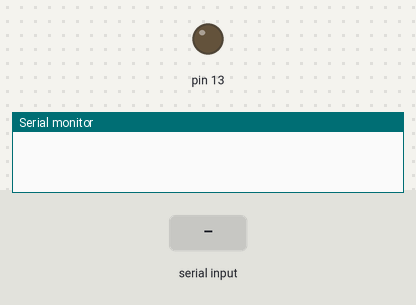
Recording of a sketch running on a simulated Teensy 4. On the bench: output pins drawn as LEDs (lit = HIGH), the last lines printed to the serial monitor. Inputs (shaded band) come from the test bench.

Above: at 1.4 s.
1.5 s: "1" received over the second serial link
At 1.9 s:
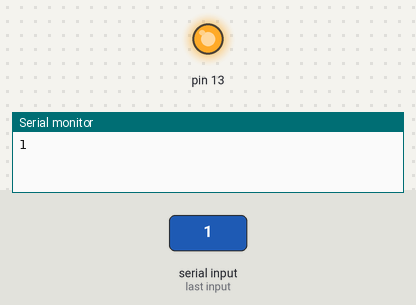
Timing chart, 0 to 4.5 s (numbered marks = the images above; inputs shaded):
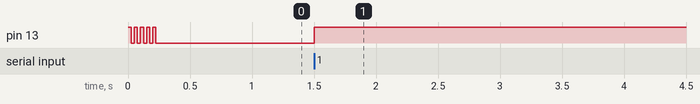

Measured:
- after the input at 1.5 s, pin 13: LOW → HIGH at once

The sketch:

teensy.ino
```cpp
#define COM Serial2
#define HOST Serial

void setup(){
  pinMode(13, OUTPUT);

  int i = 0;
  while(i < 5){
    digitalWrite(13, HIGH);
    delay(25);
    digitalWrite(13, LOW);
    delay(25);

    i++;
  }

  HOST.begin(9600);
  COM.begin(9600);
  COM.transmitterEnable(12);
}

void loop(){
  // Host -> Com
  if(HOST.available() > 0){
    COM.write(HOST.read());
    digitalWrite(13, HIGH);
  }

  // Com -> Host
  if(COM.available() > 0){
    HOST.write(COM.read());
    digitalWrite(13, HIGH);
  }
}
```
